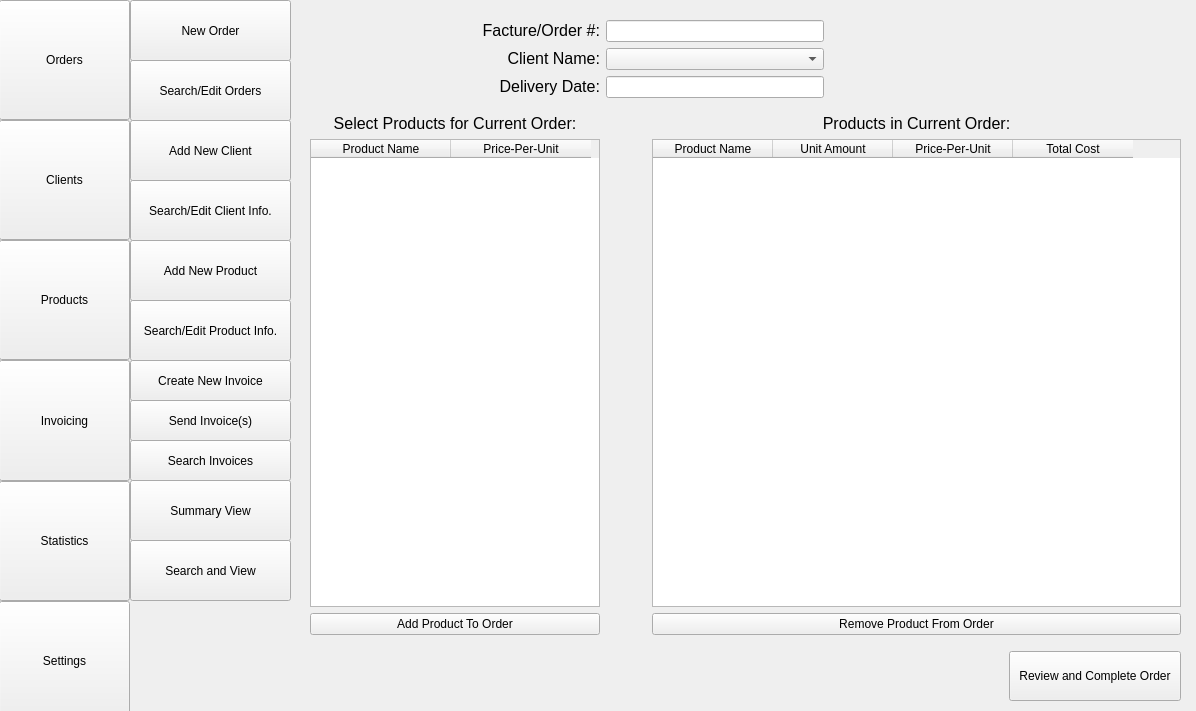
<?xml version="1.0" encoding="UTF-8"?>
<ui version="4.0">
 <class>MainWindow_mainView</class>
 <widget class="QMainWindow" name="MainWindow_mainView">
  <property name="geometry">
   <rect>
    <x>0</x>
    <y>0</y>
    <width>1196</width>
    <height>711</height>
   </rect>
  </property>
  <property name="sizePolicy">
   <sizepolicy hsizetype="Preferred" vsizetype="Expanding">
    <horstretch>0</horstretch>
    <verstretch>0</verstretch>
   </sizepolicy>
  </property>
  <property name="windowTitle">
   <string>MainWindow</string>
  </property>
  <widget class="QWidget" name="centralwidget">
   <widget class="QWidget" name="verticalLayoutWidget">
    <property name="geometry">
     <rect>
      <x>-1</x>
      <y>0</y>
      <width>131</width>
      <height>721</height>
     </rect>
    </property>
    <layout class="QVBoxLayout" name="ui_vLayout_viewMain">
     <property name="spacing">
      <number>0</number>
     </property>
     <property name="sizeConstraint">
      <enum>QLayout::SetMaximumSize</enum>
     </property>
     <item>
      <widget class="QPushButton" name="ux_pButton_orders">
       <property name="sizePolicy">
        <sizepolicy hsizetype="Minimum" vsizetype="Expanding">
         <horstretch>0</horstretch>
         <verstretch>0</verstretch>
        </sizepolicy>
       </property>
       <property name="baseSize">
        <size>
         <width>0</width>
         <height>0</height>
        </size>
       </property>
       <property name="text">
        <string>Orders</string>
       </property>
      </widget>
     </item>
     <item>
      <widget class="QPushButton" name="ux_pButton_clients">
       <property name="sizePolicy">
        <sizepolicy hsizetype="Minimum" vsizetype="Expanding">
         <horstretch>0</horstretch>
         <verstretch>0</verstretch>
        </sizepolicy>
       </property>
       <property name="text">
        <string>Clients</string>
       </property>
      </widget>
     </item>
     <item>
      <widget class="QPushButton" name="ux_pButton_products">
       <property name="sizePolicy">
        <sizepolicy hsizetype="Minimum" vsizetype="Expanding">
         <horstretch>0</horstretch>
         <verstretch>0</verstretch>
        </sizepolicy>
       </property>
       <property name="text">
        <string>Products</string>
       </property>
      </widget>
     </item>
     <item>
      <widget class="QPushButton" name="ux_pButton_invoicing">
       <property name="sizePolicy">
        <sizepolicy hsizetype="Minimum" vsizetype="Expanding">
         <horstretch>0</horstretch>
         <verstretch>0</verstretch>
        </sizepolicy>
       </property>
       <property name="text">
        <string>Invoicing</string>
       </property>
      </widget>
     </item>
     <item>
      <widget class="QPushButton" name="ux_pButton_statistics">
       <property name="sizePolicy">
        <sizepolicy hsizetype="Minimum" vsizetype="Expanding">
         <horstretch>0</horstretch>
         <verstretch>0</verstretch>
        </sizepolicy>
       </property>
       <property name="text">
        <string>Statistics</string>
       </property>
      </widget>
     </item>
     <item>
      <widget class="QPushButton" name="ux_pButton_settings">
       <property name="sizePolicy">
        <sizepolicy hsizetype="Minimum" vsizetype="Expanding">
         <horstretch>0</horstretch>
         <verstretch>0</verstretch>
        </sizepolicy>
       </property>
       <property name="text">
        <string>Settings</string>
       </property>
      </widget>
     </item>
    </layout>
   </widget>
   <widget class="QPushButton" name="ux_pButton_searchEditOrders">
    <property name="geometry">
     <rect>
      <x>130</x>
      <y>60</y>
      <width>161</width>
      <height>61</height>
     </rect>
    </property>
    <property name="sizePolicy">
     <sizepolicy hsizetype="Minimum" vsizetype="Expanding">
      <horstretch>0</horstretch>
      <verstretch>0</verstretch>
     </sizepolicy>
    </property>
    <property name="text">
     <string>Search/Edit Orders</string>
    </property>
   </widget>
   <widget class="QPushButton" name="ux_pButton_newOrder">
    <property name="geometry">
     <rect>
      <x>130</x>
      <y>0</y>
      <width>161</width>
      <height>61</height>
     </rect>
    </property>
    <property name="sizePolicy">
     <sizepolicy hsizetype="Minimum" vsizetype="Expanding">
      <horstretch>0</horstretch>
      <verstretch>0</verstretch>
     </sizepolicy>
    </property>
    <property name="text">
     <string>New Order</string>
    </property>
   </widget>
   <widget class="QWidget" name="gridLayoutWidget">
    <property name="geometry">
     <rect>
      <x>310</x>
      <y>20</y>
      <width>871</width>
      <height>681</height>
     </rect>
    </property>
    <layout class="QGridLayout" name="ui_layout_dynamicMainView">
     <item row="0" column="0">
      <layout class="QGridLayout" name="ui_layout_newOrder" rowstretch="0,0,0,0,0,0,0,0,0,0,0,0,0,0,0,0">
       <property name="sizeConstraint">
        <enum>QLayout::SetFixedSize</enum>
       </property>
       <property name="spacing">
        <number>6</number>
       </property>
       <item row="15" column="4">
        <widget class="QPushButton" name="ux_pButton_revAndComp">
         <property name="minimumSize">
          <size>
           <width>0</width>
           <height>50</height>
          </size>
         </property>
         <property name="text">
          <string>Review and Complete Order</string>
         </property>
        </widget>
       </item>
       <item row="13" column="0">
        <widget class="QPushButton" name="ux_pButton_addProdToOrd">
         <property name="sizePolicy">
          <sizepolicy hsizetype="Preferred" vsizetype="Fixed">
           <horstretch>0</horstretch>
           <verstretch>0</verstretch>
          </sizepolicy>
         </property>
         <property name="minimumSize">
          <size>
           <width>280</width>
           <height>0</height>
          </size>
         </property>
         <property name="text">
          <string>Add Product To Order</string>
         </property>
        </widget>
       </item>
       <item row="12" column="0">
        <widget class="QTableWidget" name="ux_tableWidget_curProducts">
         <property name="sizePolicy">
          <sizepolicy hsizetype="Fixed" vsizetype="MinimumExpanding">
           <horstretch>0</horstretch>
           <verstretch>0</verstretch>
          </sizepolicy>
         </property>
         <property name="minimumSize">
          <size>
           <width>290</width>
           <height>0</height>
          </size>
         </property>
         <property name="showGrid">
          <bool>true</bool>
         </property>
         <property name="rowCount">
          <number>0</number>
         </property>
         <property name="columnCount">
          <number>2</number>
         </property>
         <attribute name="horizontalHeaderCascadingSectionResizes">
          <bool>false</bool>
         </attribute>
         <attribute name="horizontalHeaderDefaultSectionSize">
          <number>140</number>
         </attribute>
         <attribute name="verticalHeaderVisible">
          <bool>false</bool>
         </attribute>
         <column>
          <property name="text">
           <string>Product Name</string>
          </property>
         </column>
         <column>
          <property name="text">
           <string>Price-Per-Unit</string>
          </property>
         </column>
        </widget>
       </item>
       <item row="4" column="0">
        <widget class="QLabel" name="ux_label_deliveryDate">
         <property name="sizePolicy">
          <sizepolicy hsizetype="Preferred" vsizetype="Fixed">
           <horstretch>0</horstretch>
           <verstretch>0</verstretch>
          </sizepolicy>
         </property>
         <property name="font">
          <font>
           <pointsize>12</pointsize>
          </font>
         </property>
         <property name="text">
          <string>Delivery Date:</string>
         </property>
         <property name="alignment">
          <set>Qt::AlignRight|Qt::AlignTrailing|Qt::AlignVCenter</set>
         </property>
        </widget>
       </item>
       <item row="1" column="0">
        <widget class="QLabel" name="ux_label_clientName">
         <property name="sizePolicy">
          <sizepolicy hsizetype="Preferred" vsizetype="Fixed">
           <horstretch>0</horstretch>
           <verstretch>0</verstretch>
          </sizepolicy>
         </property>
         <property name="font">
          <font>
           <pointsize>12</pointsize>
          </font>
         </property>
         <property name="text">
          <string>Client Name:</string>
         </property>
         <property name="alignment">
          <set>Qt::AlignRight|Qt::AlignTrailing|Qt::AlignVCenter</set>
         </property>
        </widget>
       </item>
       <item row="5" column="2">
        <spacer name="verticalSpacer">
         <property name="orientation">
          <enum>Qt::Vertical</enum>
         </property>
         <property name="sizeType">
          <enum>QSizePolicy::Fixed</enum>
         </property>
         <property name="sizeHint" stdset="0">
          <size>
           <width>20</width>
           <height>10</height>
          </size>
         </property>
        </spacer>
       </item>
       <item row="0" column="0">
        <widget class="QLabel" name="ux_label_orderNumber">
         <property name="sizePolicy">
          <sizepolicy hsizetype="Preferred" vsizetype="Fixed">
           <horstretch>0</horstretch>
           <verstretch>0</verstretch>
          </sizepolicy>
         </property>
         <property name="font">
          <font>
           <pointsize>12</pointsize>
          </font>
         </property>
         <property name="text">
          <string>Facture/Order #:</string>
         </property>
         <property name="alignment">
          <set>Qt::AlignRight|Qt::AlignTrailing|Qt::AlignVCenter</set>
         </property>
        </widget>
       </item>
       <item row="11" column="0">
        <widget class="QLabel" name="ux_label_selectProd">
         <property name="sizePolicy">
          <sizepolicy hsizetype="Preferred" vsizetype="Preferred">
           <horstretch>0</horstretch>
           <verstretch>0</verstretch>
          </sizepolicy>
         </property>
         <property name="font">
          <font>
           <pointsize>12</pointsize>
          </font>
         </property>
         <property name="text">
          <string>Select Products for Current Order:</string>
         </property>
         <property name="alignment">
          <set>Qt::AlignCenter</set>
         </property>
        </widget>
       </item>
       <item row="14" column="4">
        <spacer name="verticalSpacer_2">
         <property name="orientation">
          <enum>Qt::Vertical</enum>
         </property>
         <property name="sizeType">
          <enum>QSizePolicy::Fixed</enum>
         </property>
         <property name="sizeHint" stdset="0">
          <size>
           <width>20</width>
           <height>10</height>
          </size>
         </property>
        </spacer>
       </item>
       <item row="12" column="2" colspan="3">
        <widget class="QTableWidget" name="ux_tableWidget_orderProducts">
         <property name="sizePolicy">
          <sizepolicy hsizetype="MinimumExpanding" vsizetype="MinimumExpanding">
           <horstretch>0</horstretch>
           <verstretch>0</verstretch>
          </sizepolicy>
         </property>
         <property name="showGrid">
          <bool>true</bool>
         </property>
         <property name="rowCount">
          <number>0</number>
         </property>
         <property name="columnCount">
          <number>4</number>
         </property>
         <attribute name="horizontalHeaderDefaultSectionSize">
          <number>120</number>
         </attribute>
         <column>
          <property name="text">
           <string>Product Name</string>
          </property>
         </column>
         <column>
          <property name="text">
           <string>Unit Amount</string>
          </property>
         </column>
         <column>
          <property name="text">
           <string>Price-Per-Unit</string>
          </property>
         </column>
         <column>
          <property name="text">
           <string>Total Cost</string>
          </property>
         </column>
        </widget>
       </item>
       <item row="11" column="2" colspan="3">
        <widget class="QLabel" name="ux_label_prodInCurOrder">
         <property name="font">
          <font>
           <pointsize>12</pointsize>
          </font>
         </property>
         <property name="text">
          <string>Products in Current Order:</string>
         </property>
         <property name="alignment">
          <set>Qt::AlignCenter</set>
         </property>
        </widget>
       </item>
       <item row="12" column="1">
        <spacer name="horizontalSpacer">
         <property name="orientation">
          <enum>Qt::Horizontal</enum>
         </property>
         <property name="sizeType">
          <enum>QSizePolicy::Fixed</enum>
         </property>
         <property name="sizeHint" stdset="0">
          <size>
           <width>40</width>
           <height>20</height>
          </size>
         </property>
        </spacer>
       </item>
       <item row="4" column="1" colspan="2">
        <widget class="QLineEdit" name="ux_lineEdit_deliveryDate">
         <property name="sizePolicy">
          <sizepolicy hsizetype="Preferred" vsizetype="Fixed">
           <horstretch>0</horstretch>
           <verstretch>0</verstretch>
          </sizepolicy>
         </property>
         <property name="minimumSize">
          <size>
           <width>200</width>
           <height>0</height>
          </size>
         </property>
        </widget>
       </item>
       <item row="1" column="1" colspan="2">
        <widget class="QComboBox" name="ux_comboBox_clientName">
         <property name="sizePolicy">
          <sizepolicy hsizetype="Preferred" vsizetype="Fixed">
           <horstretch>0</horstretch>
           <verstretch>0</verstretch>
          </sizepolicy>
         </property>
         <property name="minimumSize">
          <size>
           <width>200</width>
           <height>0</height>
          </size>
         </property>
        </widget>
       </item>
       <item row="0" column="1" colspan="2">
        <widget class="QLineEdit" name="ux_lineEdit_orderNumber">
         <property name="sizePolicy">
          <sizepolicy hsizetype="Preferred" vsizetype="Fixed">
           <horstretch>0</horstretch>
           <verstretch>0</verstretch>
          </sizepolicy>
         </property>
         <property name="minimumSize">
          <size>
           <width>200</width>
           <height>0</height>
          </size>
         </property>
        </widget>
       </item>
       <item row="13" column="2" colspan="3">
        <widget class="QPushButton" name="ux_pButton_compOrder">
         <property name="text">
          <string>Remove Product From Order</string>
         </property>
        </widget>
       </item>
      </layout>
     </item>
    </layout>
   </widget>
   <widget class="QPushButton" name="ux_pButton_newClient">
    <property name="geometry">
     <rect>
      <x>130</x>
      <y>120</y>
      <width>161</width>
      <height>61</height>
     </rect>
    </property>
    <property name="text">
     <string>Add New Client</string>
    </property>
   </widget>
   <widget class="QPushButton" name="ux_pButton_editClient">
    <property name="geometry">
     <rect>
      <x>130</x>
      <y>180</y>
      <width>161</width>
      <height>61</height>
     </rect>
    </property>
    <property name="text">
     <string>Search/Edit Client Info.</string>
    </property>
   </widget>
   <widget class="QPushButton" name="ux_pButton_addProduct">
    <property name="geometry">
     <rect>
      <x>130</x>
      <y>240</y>
      <width>161</width>
      <height>61</height>
     </rect>
    </property>
    <property name="text">
     <string>Add New Product</string>
    </property>
   </widget>
   <widget class="QPushButton" name="ux_pButton_editProduct">
    <property name="geometry">
     <rect>
      <x>130</x>
      <y>300</y>
      <width>161</width>
      <height>61</height>
     </rect>
    </property>
    <property name="text">
     <string>Search/Edit Product Info.</string>
    </property>
   </widget>
   <widget class="QPushButton" name="ux_pButton_newInvoice">
    <property name="geometry">
     <rect>
      <x>130</x>
      <y>360</y>
      <width>161</width>
      <height>41</height>
     </rect>
    </property>
    <property name="text">
     <string>Create New Invoice</string>
    </property>
   </widget>
   <widget class="QPushButton" name="ux_pButton_sendInvoice">
    <property name="geometry">
     <rect>
      <x>130</x>
      <y>400</y>
      <width>161</width>
      <height>41</height>
     </rect>
    </property>
    <property name="text">
     <string>Send Invoice(s)</string>
    </property>
   </widget>
   <widget class="QPushButton" name="ux_pButton_searchInvoice">
    <property name="geometry">
     <rect>
      <x>130</x>
      <y>440</y>
      <width>161</width>
      <height>41</height>
     </rect>
    </property>
    <property name="text">
     <string>Search Invoices</string>
    </property>
   </widget>
   <widget class="QPushButton" name="ux_pButton_summaryView">
    <property name="geometry">
     <rect>
      <x>130</x>
      <y>480</y>
      <width>161</width>
      <height>61</height>
     </rect>
    </property>
    <property name="text">
     <string>Summary View</string>
    </property>
   </widget>
   <widget class="QPushButton" name="ux_pButton_searchView">
    <property name="geometry">
     <rect>
      <x>130</x>
      <y>540</y>
      <width>161</width>
      <height>61</height>
     </rect>
    </property>
    <property name="text">
     <string>Search and View</string>
    </property>
   </widget>
  </widget>
 </widget>
 <resources/>
 <connections/>
</ui>
